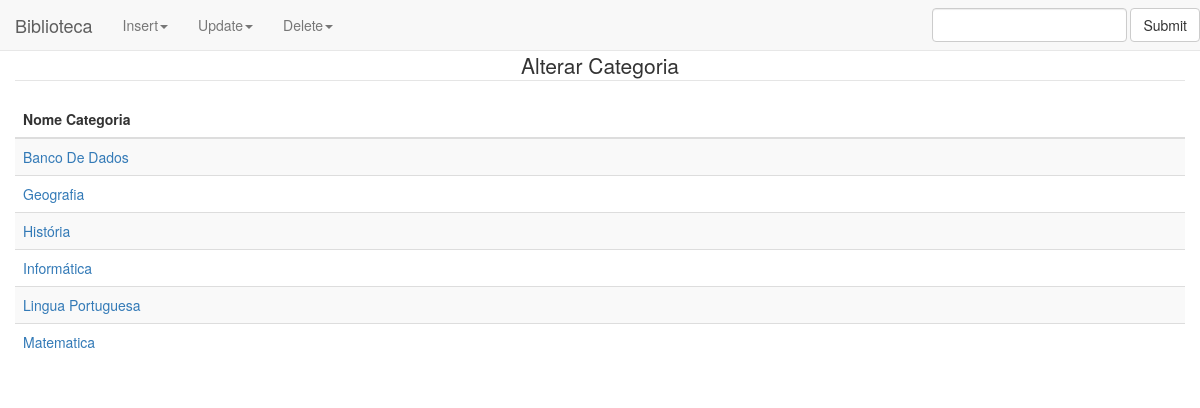
The page /tabelas/tb_categoria/update.php on the database its author committed.
### tables this page shows
Create Table Tb_Categoria(
	Cat_Codigo integer Not Null Primary Key,
    Cat_Descricao varchar(20)
);

### tabelas/tb_categoria/update.php (the view, shortened to what this page needs)
<?php
require_once("../../conection.php");
?>
<!DOCTYPE html>
<html lang="pt-br">
	<head>
		<link href="../../css/style.css" rel="stylesheet">
		<link href="../../css/bootstrap.min.css" rel="stylesheet">
		<link href="../../css/style.css" rel="stylesheet">
	</head>
	<body>
		<div class="container-fluid">
			<?php include '../../menu1.php';?>
			<div class="row" class="target">
				<div id="footer" class="col-md-12">
					<center>
						<legend>Alterar Categoria</legend>
						<?php
						$sql = "select * from tb_categoria order by Cat_Descricao";
						$rs = mysql_query($sql,$conexao) or die ("Consulta nao realizada");
						?>
						<table class="table table-striped">
							<thead>
							<tr>
								<th>Nome Categoria</th>
							</thead>
							<?php
								while($linha=mysql_fetch_array($rs)){
									$codigo = $linha["Cat_Codigo"];
									$nome = $linha["Cat_Descricao"];
							?>
							<tr>
								<td><a href="update1.php?Codigo=
									<?php echo $codigo;?>" method="post">
									<?php echo utf8_encode ($nome);?>
									</a>
								</td>
							</tr>
							<?php } ?>
						</table>
				</div>
			</div>
		</div>
	</body>
</html>

### rows shown on the page
tb_categoria: Cat_Descricao "Banco De Dados"
tb_categoria: Cat_Descricao "Geografia"
tb_categoria: Cat_Descricao "História"
tb_categoria: Cat_Descricao "Informática"
tb_categoria: Cat_Descricao "Lingua Portuguesa"
tb_categoria: Cat_Descricao "Matematica"
